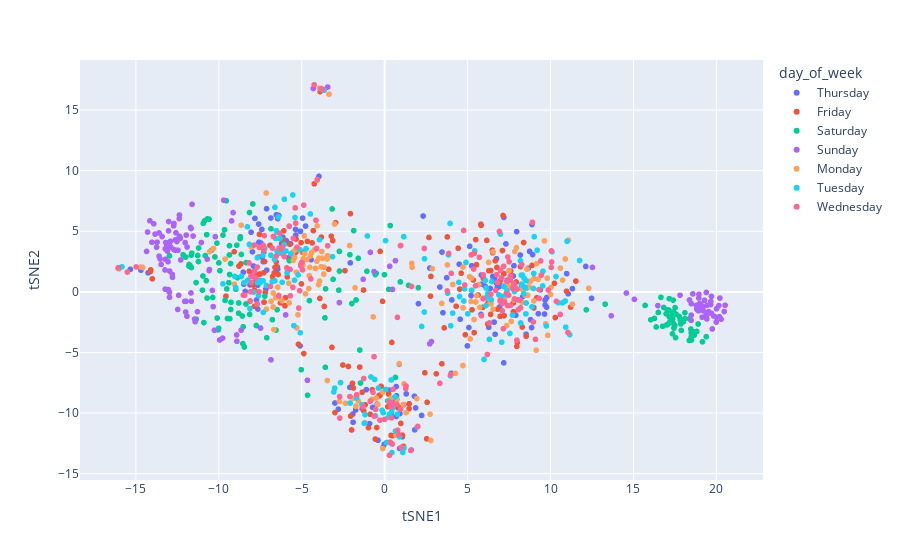

The code cell stored with this chart in its notebook:
### Code cell
from sklearn.manifold import TSNE

X_embedded = TSNE(init='random', learning_rate='auto').fit_transform(X)
print(X_embedded.shape)

tSNE_df = pd.concat([Y, seasons, days, pd.DataFrame(X_embedded, columns=['tSNE1', 'tSNE2'])], axis=1)
tSNE_df.head()

fig = px.scatter(tSNE_df, x='tSNE1', y='tSNE2', color=tSNE_df['day_of_week'])
fig.show()

### Figure 1 — Plotly figure (JSON) as saved in the notebook; plotly's stock layout.template omitted (floating-point values rounded to 4 significant figures; data arrays with more than 128 entries replaced by an {"elided": "..."} marker saying what was removed)
{"data": [{"hovertemplate": "day_of_week=Thursday<br>tSNE1=%{x}<br>tSNE2=%{y}<extra></extra>", "legendgroup": "Thursday", "marker": {"color": "#636efa", "symbol": "circle"}, "mode": "markers", "name": "Thursday", "showlegend": true, "type": "scattergl", "x": {"elided": "156 float values"}, "xaxis": "x", "y": {"elided": "156 float values"}, "yaxis": "y"}, {"hovertemplate": "day_of_week=Friday<br>tSNE1=%{x}<br>tSNE2=%{y}<extra></extra>", "legendgroup": "Friday", "marker": {"color": "#EF553B", "symbol": "circle"}, "mode": "markers", "name": "Friday", "showlegend": true, "type": "scattergl", "x": {"elided": "156 float values"}, "xaxis": "x", "y": {"elided": "156 float values"}, "yaxis": "y"}, {"hovertemplate": "day_of_week=Saturday<br>tSNE1=%{x}<br>tSNE2=%{y}<extra></extra>", "legendgroup": "Saturday", "marker": {"color": "#00cc96", "symbol": "circle"}, "mode": "markers", "name": "Saturday", "showlegend": true, "type": "scattergl", "x": {"elided": "156 float values"}, "xaxis": "x", "y": {"elided": "156 float values"}, "yaxis": "y"}, {"hovertemplate": "day_of_week=Sunday<br>tSNE1=%{x}<br>tSNE2=%{y}<extra></extra>", "legendgroup": "Sunday", "marker": {"color": "#ab63fa", "symbol": "circle"}, "mode": "markers", "name": "Sunday", "showlegend": true, "type": "scattergl", "x": {"elided": "156 float values"}, "xaxis": "x", "y": {"elided": "156 float values"}, "yaxis": "y"}, {"hovertemplate": "day_of_week=Monday<br>tSNE1=%{x}<br>tSNE2=%{y}<extra></extra>", "legendgroup": "Monday", "marker": {"color": "#FFA15A", "symbol": "circle"}, "mode": "markers", "name": "Monday", "showlegend": true, "type": "scattergl", "x": {"elided": "156 float values"}, "xaxis": "x", "y": {"elided": "156 float values"}, "yaxis": "y"}, {"hovertemplate": "day_of_week=Tuesday<br>tSNE1=%{x}<br>tSNE2=%{y}<extra></extra>", "legendgroup": "Tuesday", "marker": {"color": "#19d3f3", "symbol": "circle"}, "mode": "markers", "name": "Tuesday", "showlegend": true, "type": "scattergl", "x": {"elided": "156 float values"}, "xaxis": "x", "y": {"elided": "156 float values"}, "yaxis": "y"}, {"hovertemplate": "day_of_week=Wednesday<br>tSNE1=%{x}<br>tSNE2=%{y}<extra></extra>", "legendgroup": "Wednesday", "marker": {"color": "#FF6692", "symbol": "circle"}, "mode": "markers", "name": "Wednesday", "showlegend": true, "type": "scattergl", "x": {"elided": "155 float values"}, "xaxis": "x", "y": {"elided": "155 float values"}, "yaxis": "y"}], "layout": {"legend": {"title": {"text": "day_of_week"}, "tracegroupgap": 0}, "margin": {"t": 60}, "xaxis": {"anchor": "y", "domain": [0, 1], "title": {"text": "tSNE1"}}, "yaxis": {"anchor": "x", "domain": [0, 1], "title": {"text": "tSNE2"}}}}
